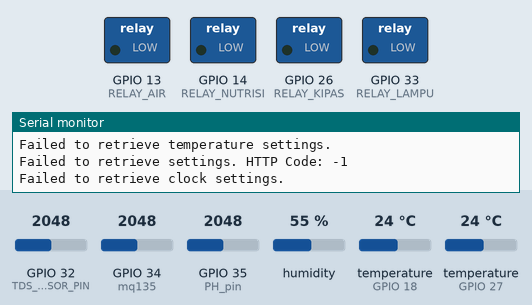
This sketch was run on a simulated ESP32. Parts: switched loads named in the sketch (green lamp = pin HIGH), the last lines printed to the serial monitor. Inputs (shaded band) come from the test bench; at power-on: temperature (sensors on GPIO 27, GPIO 18) 24 °C, GPIO 32 (TDS_SENSOR_PIN) = 2048, GPIO 34 (mq135) = 2048, GPIO 35 (PH_pin) = 2048, humidity 55 %. WiFi joins after 1.5 s; servers stay silent unless stated; uploads are accepted with an empty reply; the local clock reads 2024-03-15 10:24:30 at power-on unless the sketch sets it.

Above: at 2.7 s.
2.8 s: temperature (sensor on GPIO 27) set to 21 °C
11.2 s: temperature (sensor on GPIO 27) set to 18 °C
At 20.5 s:
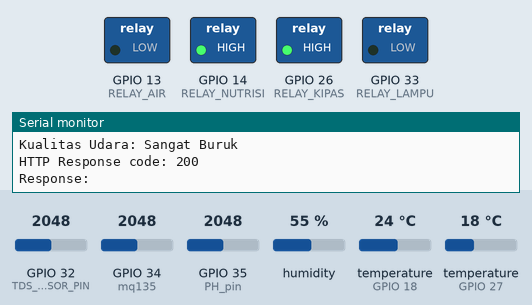
20.9 s: temperature (sensor on GPIO 27) set to 33 °C
At 27.8 s:
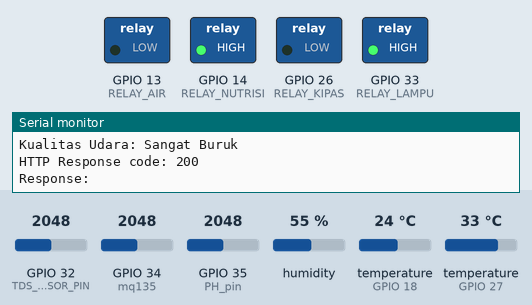
43.3 s: temperature (sensor on GPIO 27) set to 29 °C
At 51.0 s:
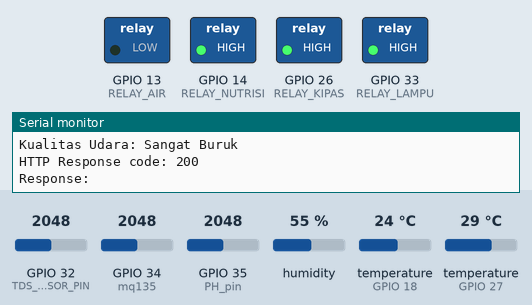
51.7 s: temperature (sensor on GPIO 27) set to 12 °C
At 58.4 s:
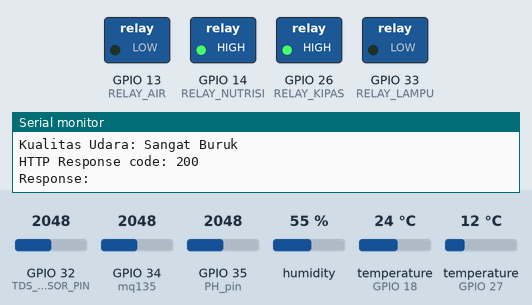
Timing chart, 0 to 59.9 s (numbered marks = the images above; inputs shaded):
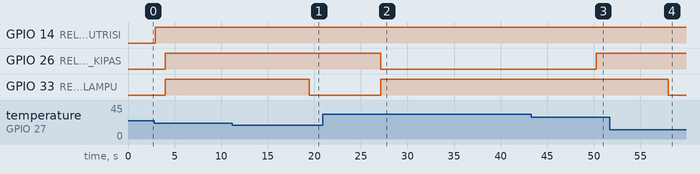

The sketch:

sensor_esp.ino
```cpp
#include <WiFi.h>
#include <HTTPClient.h>
#include <Adafruit_Sensor.h>
#include <DHT.h>
#include <DHT_U.h>
#include <ArduinoJson.h>
#include <time.h>
#include <OneWire.h>
#include <DallasTemperature.h>


// Inisialisasi untuk UBIDOTS
const char *UBIDOTS_TOKEN = "BBUS-xhl2VElj9gMEWA0aXyA9qnqkSd39Tp";
const char *DEVICE_LABEL = "sic";

// Inisialisasi WiFi
const char *WIFI_SSID = "Cari Gratisan yaa";
const char *WIFI_PASS = "yaudahsambunginaja";

// Kalibrasi pH
const float PH4 = 1.7;  // Tegangan untuk pH 4.0
const float PH7 = 2.86;  // Tegangan untuk pH 7.0
const float PH_STEP = (PH4 - PH7) / 3;  // Langkah pH berdasarkan dua titik kalibrasi

// Inisialisasi pin sensor dan relay
int mq135 = 34;
#define ONE_WIRE_BUS 18
#define DHTPIN 27  // DHT22 sensor pin
#define DHTTYPE DHT11  // DHT sensor type
#define TDS_SENSOR_PIN 32
#define PH_pin 35

#define RELAY_KIPAS 26
#define RELAY_LAMPU 33
#define RELAY_NUTRISI 14
#define RELAY_AIR 13


//DHT
DHT dht(DHTPIN, DHTTYPE);

//DS18B20
OneWire oneWire(ONE_WIRE_BUS);
DallasTemperature sensors(&oneWire);

//Flask
const char* FLASK_URL = "http://192.168.18.172:5000/get_latest_temp_settings";
const char* FLASK_TIME_URL = "http://192.168.18.172:5000/get_latest_clock_settings";
const char* FLASK_MOTOR_URL = "http://192.168.18.172:5000/control_device";

// Konstan untuk NTP
const char* ntpServer = "pool.ntp.org";
const long gmtOffset_sec = 6 * 3600;
const int daylightOffset_sec = 3600;

void printLocalTime()
{
    struct tm timeinfo;
    if(!getLocalTime(&timeinfo)){
        Serial.println("Failed to obtain time");
        return;
    }
    Serial.printf("%02d:%02d\n", timeinfo.tm_hour, timeinfo.tm_min);
}

// Fungsi untuk mendapatkan data suhu
float get_temperature_data() {
    float t = dht.readTemperature();
    if (isnan(t)) {
        Serial.println(F("Error reading temperature!"));
        return 0.0;  // Return default value on error
    } else {
        Serial.print(F("Temperature: "));
        Serial.print(t);
        Serial.println(F("°C"));
        return t;
    }
}

// Fungsi untuk mendapatkan data kelembaban
float get_humidity_data() {
    float h = dht.readHumidity();
    if (isnan(h)) {
        Serial.println(F("Error reading humidity!"));
        return 0.0;  // Return default value on error
    } else {
        Serial.print(F("Humidity: "));
        Serial.print(h);
        Serial.println(F("%"));
        return h;
    }
}

// Fungsi untuk membaca data analog dari air quality sensor
int get_air_quality_data() {
    int analog_data = analogRead(mq135);
    Serial.print("Air Quality: ");
    Serial.println(analog_data);
    delay(300);  // Allow sensor to stabilize
    return analog_data;
}

// Fungsi untuk menghitung pH dari data analog
float get_ph() {
    int nilai_analog_PH = analogRead(PH_pin);
    Serial.print("Nilai ADC pH: ");
    Serial.println(nilai_analog_PH);

    float voltage = nilai_analog_PH * (3.3 / 4095.0); // Konversi ke voltase
    Serial.print("Tegangan pH: ");
    Serial.println(voltage, 3);

    // Hitung pH dengan rumus berdasarkan kalibrasi
    float pH = 7.0 + ((voltage - PH7) / PH_STEP);
    Serial.print("pH: ");
    Serial.println(pH, 2);

    // Pastikan pH dalam rentang yang realistis
    if (pH < 0.0) pH = 0.0; // Minimum pH
    if (pH > 14.0) pH = 14.0; // Maksimum pH

    return pH;
}

// mendapatkan nilai tds
float get_TDS() {
    int tdsValue = analogRead(TDS_SENSOR_PIN);
    Serial.print("Raw TDS Value: ");
    Serial.println(tdsValue);

    float tdsVoltage = (tdsValue * 3.3) / 4095.0; // Convert to voltage
    Serial.print("TDS Voltage: ");
    Serial.println(tdsVoltage, 3);

    float tdsPPM = (tdsVoltage * 133.42) / (1 + (tdsVoltage * 1.0094)); // Convert to ppm
    Serial.print("TDS PPM: ");
    Serial.println(tdsPPM, 2);

    return tdsPPM;
}

//mendapatkan nilai temperature air
float get_ds18b20_temperature() {
    sensors.requestTemperatures(); // Mengambil suhu dari semua sensor DS18B20
    float temperature_air = sensors.getTempCByIndex(0); // Membaca suhu dari sensor pertama

    if (temperature_air == DEVICE_DISCONNECTED_C) {
        Serial.println("Error: No DS18B20 sensor detected.");
        return 0.0;
    } else {
        Serial.print("Temperature Water: ");
        Serial.print(temperature_air);
        Serial.println("°C");
        return temperature_air;
    }
}


// Fungsi untuk mendapatkan pengaturan suhu terbaru dari Flask
bool get_latest_temp_settings(float &min_temp, float &max_temp) {
    HTTPClient http;
    http.begin(FLASK_URL);
    int httpCode = http.GET();

    if (httpCode == 200) {
        String payload = http.getString();
        DynamicJsonDocument doc(1024);
        DeserializationError error = deserializeJson(doc, payload);
        if (error) {
            Serial.print("deserializeJson() failed: ");
            Serial.println(error.f_str());
            http.end();
            return false;
        }

        min_temp = doc["min_temp"];
        max_temp = doc["max_temp"];

        Serial.print("Min Temp from Flask: ");
        Serial.println(min_temp);
        Serial.print("Max Temp from Flask: ");
        Serial.println(max_temp);

        http.end();
        return true;
    } else {
        Serial.print("Failed to retrieve settings. HTTP Code: ");
        Serial.println(httpCode);
        http.end();
        return false;
    }
}

// Fungsi untuk mendapatkan pengaturan alarm terbaru dari Flask
bool get_latest_clock_settings(String &alarm_time_1, String &alarm_time_2, String &alarm_time_3) {
    HTTPClient http;
    http.begin(FLASK_TIME_URL);
    int httpCode = http.GET();

    if (httpCode == 200) {
        String payload = http.getString();
        DynamicJsonDocument doc(1024);
        DeserializationError error = deserializeJson(doc, payload);
        if (error) {
            Serial.print("deserializeJson() failed: ");
            Serial.println(error.f_str());
            http.end();
            return false;
        }

        alarm_time_1 = doc["alarm_time_1"].as<String>();
        alarm_time_2 = doc["alarm_time_2"].as<String>();
        alarm_time_3 = doc["alarm_time_3"].as<String>();

        http.end();
        return true;
    } else {
        Serial.print("Failed to retrieve settings. HTTP Code: ");
        Serial.println(httpCode);
        http.end();
        return false;
    }
}

// Fungsi untuk mengirim data ke ubidots menggunakan HTTP POST
void send_data_to_ubidots(float temperature, float humidity, int air_quality, float PH, float TDS, float temperature_water) {
    HTTPClient http;
    String url = "https://industrial.api.ubidots.com/api/v1.6/devices/" + String(DEVICE_LABEL) + "/";
    String post_data = "{\"temperature\":" + String(temperature) + ",\"humidity\":" + String(humidity) +
                        ",\"air_quality\":" + String(air_quality) + ",\"pH\":" + String(PH) +
                        ",\"TDS\":" + String(TDS) + ",\"temperature_water\":" + String(temperature_water) + "}";

    http.begin(url);
    http.addHeader("Content-Type", "application/json");
    http.addHeader("X-Auth-Token", UBIDOTS_TOKEN);
    int httpResponseCode = http.POST(post_data);

    // Check response
    if (httpResponseCode > 0) {
        String response = http.getString();
        Serial.println("HTTP Response code: " + String(httpResponseCode));
        Serial.println("Response: " + response);
    } else {
        Serial.println("Error on sending POST: " + String(httpResponseCode));
        Serial.println("Payload: " + post_data);
    }

    // End HTTP request
    http.end();
}

void parse_alarm_time(const String &alarm_time, int &hour, int &minute) {
    int separatorIndex = alarm_time.indexOf(':');
    if (separatorIndex != -1) {
        hour = alarm_time.substring(0, separatorIndex).toInt();
        minute = alarm_time.substring(separatorIndex + 1).toInt();
    }
}

void setup() {
    Serial.begin(115200);
    pinMode(RELAY_KIPAS, OUTPUT);
    pinMode(RELAY_LAMPU, OUTPUT);
    pinMode(RELAY_NUTRISI, OUTPUT);
    pinMode(RELAY_AIR, OUTPUT);
    pinMode(PH_pin, INPUT);
    pinMode(TDS_SENSOR_PIN, INPUT);

    digitalWrite(RELAY_AIR,LOW);
    digitalWrite(RELAY_KIPAS, LOW);
    digitalWrite(RELAY_LAMPU, LOW);
    digitalWrite(RELAY_NUTRISI, LOW);

    WiFi.begin(WIFI_SSID, WIFI_PASS);

    // Wait for connection
    while (WiFi.status() != WL_CONNECTED) {
        delay(500);
        Serial.print(".");
    }
    Serial.println("Connected to WiFi");

    dht.begin();
    sensors.begin();

    // Setup time with NTP
    configTime(gmtOffset_sec, daylightOffset_sec, ntpServer);
    Serial.println("Waiting for NTP time sync...");
    while (time(nullptr) < 8 * 3600 * 2) {
        delay(100);
        Serial.print(".");
    }
    Serial.println();
    Serial.println("Time synchronized.");
}

void loop() {
  //Motor
    digitalWrite(RELAY_AIR,LOW);

    float min_temp = 20.0, max_temp = 30.0;
    if (!get_latest_temp_settings(min_temp, max_temp)) {
        Serial.println("Failed to retrieve temperature settings.");
    }

    String alarm_time_1, alarm_time_2, alarm_time_3;
    if (!get_latest_clock_settings( alarm_time_1, alarm_time_2, alarm_time_3)) {
        Serial.println("Failed to retrieve clock settings.");
    } else {
        Serial.print("Nutrisi Diberikan pada waktu: ");
        Serial.print(alarm_time_1);
        Serial.print(", ");
        Serial.print(alarm_time_2);
        Serial.print(", ");
        Serial.println(alarm_time_3);
    }

    delay(1000);

    int alarm_hour_1 = 0, alarm_minute_1 = 0;
    int alarm_hour_2 = 0, alarm_minute_2 = 0;
    int alarm_hour_3 = 0, alarm_minute_3 = 0;

    parse_alarm_time(alarm_time_1, alarm_hour_1, alarm_minute_1);
    parse_alarm_time(alarm_time_2, alarm_hour_2, alarm_minute_2);
    parse_alarm_time(alarm_time_3, alarm_hour_3, alarm_minute_3);

    // Mendapatkan waktu saat ini
    time_t now = time(nullptr);
    struct tm *current_time = localtime(&now);
    int current_hour = current_time->tm_hour;
    int current_minute = current_time->tm_min;

    Serial.print("Current Time: ");
    Serial.print(current_hour);
    Serial.print(":");
    Serial.println(current_minute);

    Serial.print("Alarm Time 1: ");
    Serial.println(alarm_time_1);
    Serial.print("Alarm Time 2: ");
    Serial.println(alarm_time_2);
    Serial.print("Alarm Time 3: ");
    Serial.println(alarm_time_3);

    if ((current_hour == alarm_hour_1 && current_minute == alarm_minute_1) ||
        (current_hour == alarm_hour_2 && current_minute == alarm_minute_2) ||
        (current_hour == alarm_hour_3 && current_minute == alarm_minute_3)) {
        Serial.println("Waktunya memberi nutrisi! Menyalakan motor.");
        digitalWrite(RELAY_NUTRISI, LOW); // Nyalakan motor
        delay(60000); //satu menit
        digitalWrite(RELAY_NUTRISI, HIGH);
          }
    else {
        digitalWrite(RELAY_NUTRISI, HIGH); // Matikan motor jika tidak dalam waktu alarm
    }

    float temperature = get_temperature_data();
    float humidity = get_humidity_data();
    int air_quality = get_air_quality_data();
    float sensor_ph = get_ph();
    float tds = get_TDS(); // Retrieve TDS value
    float ds18b20_temp = get_ds18b20_temperature();

    Serial.print("Temperature: ");
    Serial.println(temperature);
    Serial.print("Humidity: ");
    Serial.println(humidity);
    Serial.print("Air Quality: ");
    Serial.println(air_quality);
    Serial.print("pH: ");
    Serial.println(sensor_ph);
    Serial.print("TDS : ");
    Serial.println(tds);
    Serial.print("Temperature Water: ");
    Serial.println(ds18b20_temp);

    if (temperature > max_temp) {
        Serial.println("Suhu diatas batas maksimum Kipas dinyalakan");
        digitalWrite(RELAY_KIPAS, LOW);  // Nyalakan kipas
        digitalWrite(RELAY_LAMPU,HIGH);
    } else if (temperature < min_temp) {
        Serial.println("Suhu dibawah batas minimum Lampu menyala");
        digitalWrite(RELAY_KIPAS, HIGH);   // Matikan kipas
        digitalWrite(RELAY_LAMPU,LOW);
    } else {
        Serial.println("Suhu dalam batas normal ");
        digitalWrite(RELAY_KIPAS, HIGH);
        digitalWrite(RELAY_LAMPU,HIGH);
    }


    if (air_quality < 200) {
        Serial.println("Kualitas Udara: Sangat Baik");
    } else if (air_quality >= 200 && air_quality < 400) {
        Serial.println("Kualitas Udara: Baik");
    } else if (air_quality >= 400 && air_quality < 800) {
        Serial.println("Kualitas Udara: Sedang");
    } else if (air_quality >= 800 && air_quality < 1000) {
        Serial.println("Kualitas Udara: Buruk");
    } else {
        Serial.println("Kualitas Udara: Sangat Buruk");
    }


    send_data_to_ubidots(temperature, humidity, air_quality, sensor_ph, tds, ds18b20_temp); // Send TDS data
    delay(5000);  // Delay between data sends
}
```

Measured:
- the behaviour switches between 20 and 19 °C on temperature (sensor on GPIO 27) (found by bisection; images 0 and 1)
- the behaviour switches between 31 and 30 °C on temperature (sensor on GPIO 27) (found by bisection; images 2 and 3)
- after the input at 11.2 s, GPIO 33 (RELAY_LAMPU): HIGH → LOW after 8.2 s
- after the input at 20.9 s, GPIO 26 (RELAY_KIPAS): HIGH → LOW after 6.2 s; GPIO 33 (RELAY_LAMPU): LOW → HIGH after 6.2 s
- after the input at 43.3 s, GPIO 26 (RELAY_KIPAS): LOW → HIGH after 7.0 s
- after the input at 51.7 s, GPIO 33 (RELAY_LAMPU): HIGH → LOW after 6.3 s
